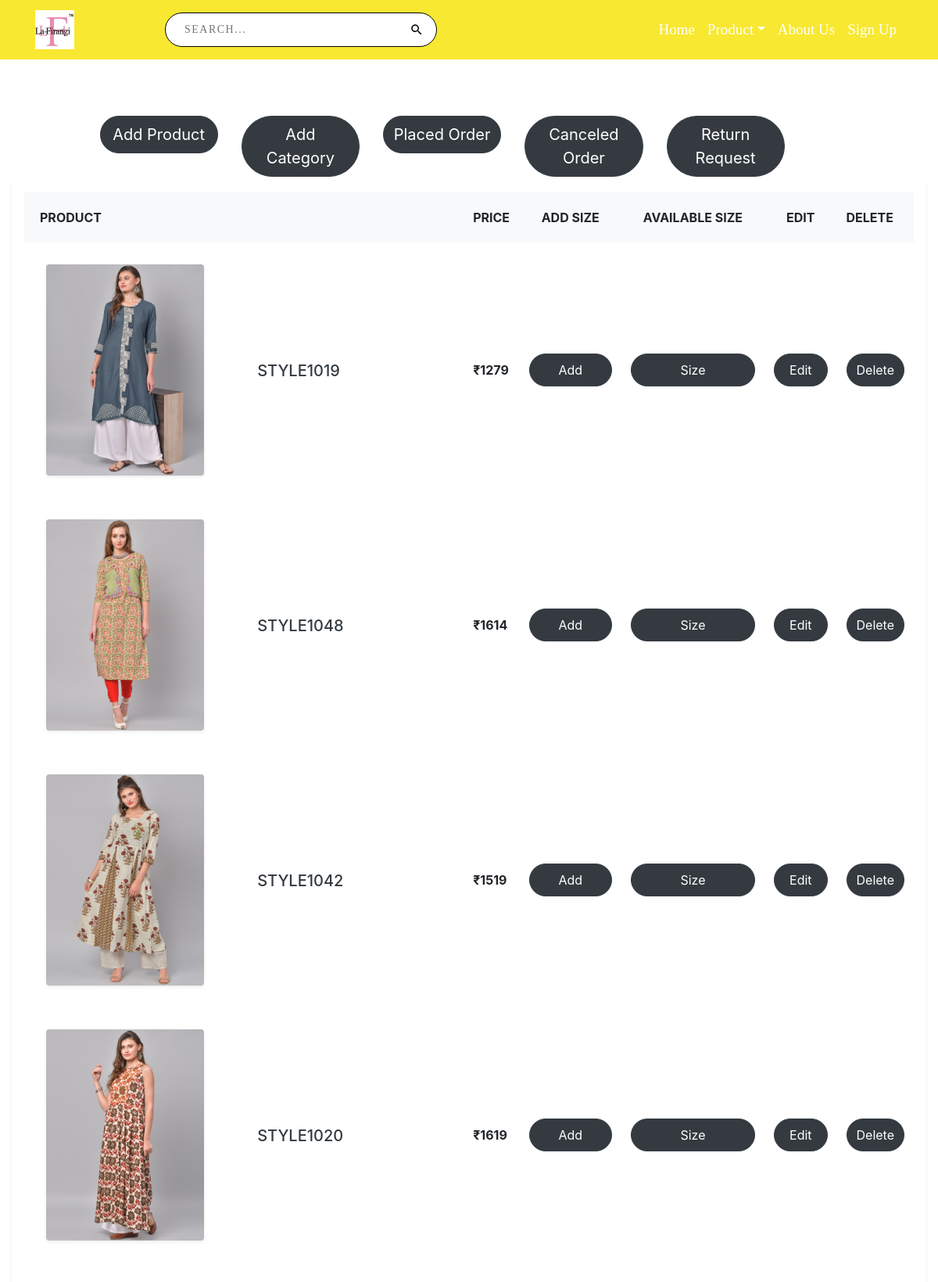
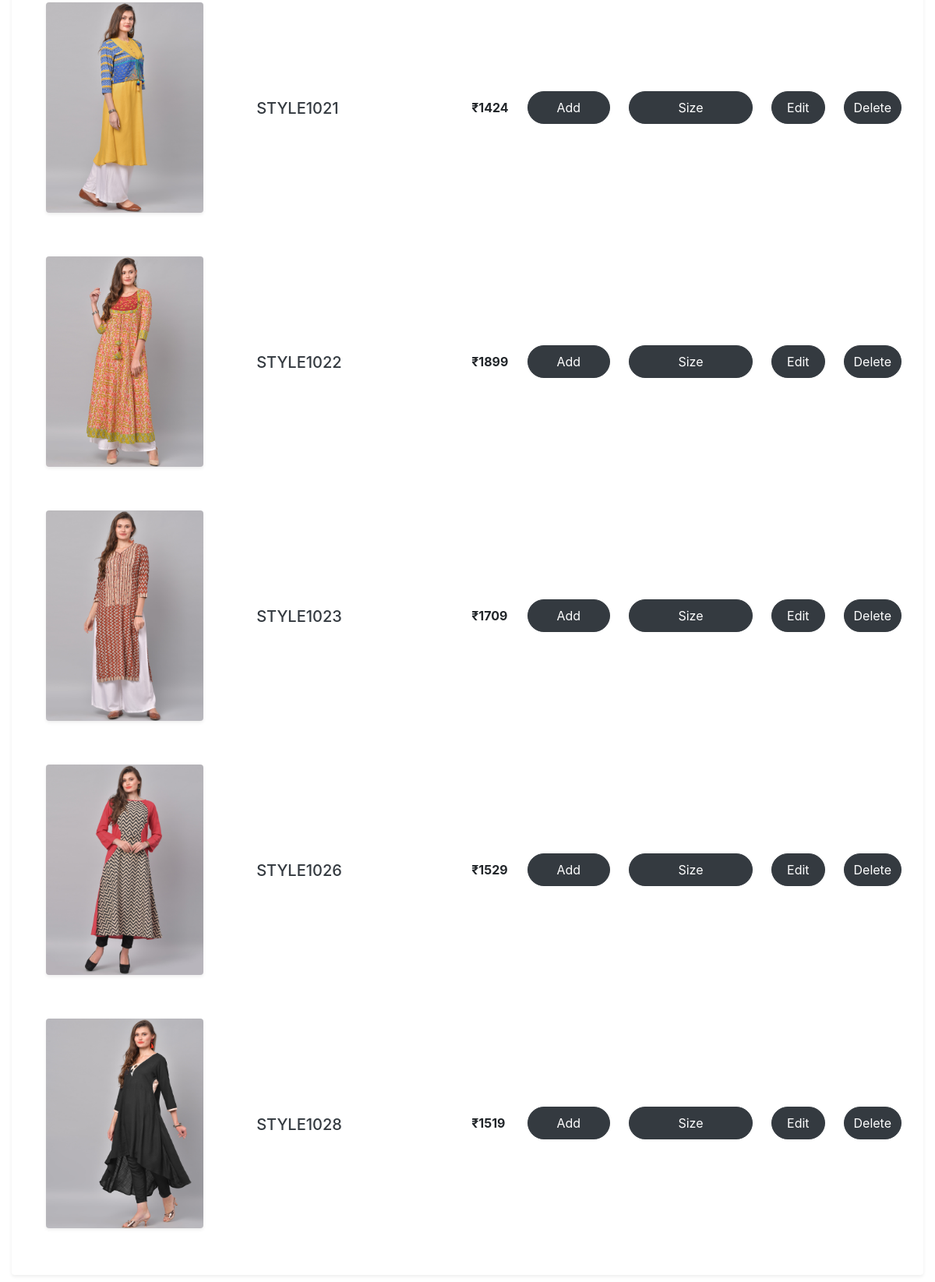
Page /adminpage/ (upper part) on the committed database (2 pictures, top to bottom).
### vendor/models.py (models this page shows, shortened)
class Product(models.Model):
    id = models.CharField(max_length=30,primary_key=True)
    pid = models.CharField(max_length=30)
    brand = models.CharField(max_length=30,default=None)
    cat = models.ForeignKey(Category,on_delete=models.CASCADE,default=None)
    name = models.CharField(max_length=100)
    description = models.TextField()
    basicPrice = models.IntegerField()
    discount = models.IntegerField()
    price = models.IntegerField()
    size = models.ForeignKey(Size,on_delete=models.CASCADE,default=None)
    img1 = models.ImageField(upload_to='images')
    img2 = models.ImageField(upload_to='images',default=None)
    date = models.DateTimeField(auto_now_add=True)
    update = models.DateTimeField(auto_now=True)

### vendor/views.py (the view, shortened to what this page needs)
# urls.py: path('adminpage/',views.AdminPage,name="adminpage"),
def AdminPage(request):
    cat = Category.objects.all()
    siz = Size.objects.all()
    data=Product.objects.filter(size__sname="S")
    return render(request,"admins.html",{"Data":data})

### templates/admins.html (shortened to what this page needs)
{% extends 'index.html' %}
{% load static %}
{% block body %}
    <div class="container-fluid" style="margin-top: 18vh">
        <div class="row">
            <div class="container-fluid">
                <div class="row offset-1">
                    <div class="col-sm-2 py-1">
                        <a href="/addproduct/" class="btn btn-dark rounded-pill py-2 btn-block" style="font-size: 20px">Add
                            Product</a>
                    </div>
                    <div class="col-sm-2 py-1">
                        <a href="/addcategory/" class="btn btn-dark rounded-pill py-2 btn-block"
                           style="font-size: 20px">Add Category</a>
                    </div>
                    <div class="col-sm-2 py-1">
                        <a href="/orderadmin/" class="btn btn-dark rounded-pill py-2 btn-block" style="font-size: 20px">
                            Placed Order
                        </a>
                    </div>
                    <div class="col-sm-2 py-1">
                        <a href="/cancelorder/" class="btn btn-dark rounded-pill py-2 btn-block"
                           style="font-size: 20px">
                            Canceled Order
                        </a>
                    </div>
                    <div class="col-sm-2 py-1">
                        <a href="/returnorder/" class="btn btn-dark rounded-pill py-2 btn-block"
                           style="font-size: 20px">
                            Return Request
                        </a>
                    </div>
                </div>
                <div class="col-lg-12 p-3 bg-white rounded shadow-sm mb-8">
                    <div class="table-responsive">
                        <table class="table ">
                            <thead style="white-space: nowrap">
                            <tr>
                                <th scope="col" class="border-0 bg-light">
                                    <div class="p-2 px-2 text-uppercase">Product</div>
                                </th>
                                <th scope="col" class="border-0 bg-light">
                                    <div class="py-2 text-uppercase">Price</div>
                                </th>
                                <th scope="col" class="border-0 bg-light">
                                    <div class="py-2 px-3 text-uppercase">Add Size</div>
                                </th>
                                <th scope="col" class="border-0 bg-light">
                                    <div class="py-2 px-3 text-uppercase">Available Size</div>
                                </th>
                                <th scope="col" class="border-0 bg-light">
                                    <div class="py-2 px-3 text-uppercase">Edit</div>
                                </th>
                                <th scope="col" class="border-0 bg-light">
                                    <div class="py-2 text-uppercase">Delete</div>
                                </th>
                            </tr>
                            </thead>
                            <tbody>
                            {% for i in Data %}
                                <tr>
                                    <th scope="row" class="border-0">
                                        <div class="p-3">
                                            <img src="{{ i.img1.url }}"
                                                 alt="{{ i.id }}" width="10" class="rounded img-fluid shadow-sm">
                                            <div class="ml-5 d-inline-block align-middle">
                                                <h5 class="mb-0 px-3 "><a href="/productdetails/{{ i.id }}/"
                                                                          class="text-dark  align-middle">
                                                    {{ i.pid }}</a></h5>
                                            </div>
                                        </div>
                                    </th>
                                    <td class="border-0 align-middle"><strong>&#8377;{{ i.price }}</strong></td>
                                    <td class="border-0 align-middle"><a href="/sizeadd/{{ i.id }}/"
                                                                         class="btn btn-dark py-2 rounded-pill btn-block">Add</a>
                                    </td>
                                    <td class="border-0 align-middle"><a href="/sizeavailable/{{ i.pid }}/"
                                                                         class="btn btn-dark py-2 rounded-pill btn-block">Size</a>
                                    </td>
                                    <td class="border-0 align-middle"><a href="/edit/{{ i.id }}/"
                                                                         class="btn btn-dark py-2 rounded-pill btn-block">Edit</a>
                                    </td>
                                    <td class="border-0 align-middle"><a href="/delete/{{ i.id }}/"
                                                                         class="btn btn-dark py-2 rounded-pill btn-block">Delete</a>
                                    </td>
                                </tr>
                            {% endfor %}
                            </tbody>
                        </table>
                    </div>
                </div>
            </div>
        </div>
    </div>
{% endblock %}

### rows in the picture
Product: img1 (picture), pid "STYLE1019", price "1279"
Product: img1 (picture), pid "STYLE1048", price "1614"
Product: img1 (picture), pid "STYLE1042", price "1519"
Product: img1 (picture), pid "STYLE1020", price "1619"
Product: img1 (picture), pid "STYLE1021", price "1424"
Product: img1 (picture), pid "STYLE1022", price "1899"
Product: img1 (picture), pid "STYLE1023", price "1709"
Product: img1 (picture), pid "STYLE1026", price "1529"
Product: img1 (picture), pid "STYLE1028", price "1519"
